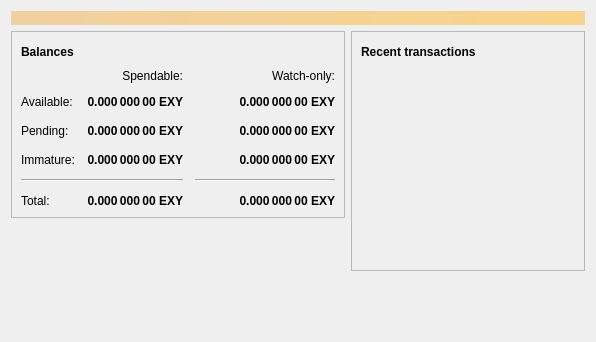
<?xml version="1.0" encoding="UTF-8"?>
<ui version="4.0">
 <class>OverviewPage</class>
 <widget class="QWidget" name="OverviewPage">
  <property name="geometry">
   <rect>
    <x>0</x>
    <y>0</y>
    <width>596</width>
    <height>342</height>
   </rect>
  </property>
  <property name="windowTitle">
   <string>Form</string>
  </property>
  <layout class="QVBoxLayout" name="topLayout">
   <item>
    <widget class="QLabel" name="labelAlerts">
     <property name="visible">
      <bool>false</bool>
     </property>
     <property name="styleSheet">
      <string notr="true">QLabel { background-color: qlineargradient(x1: 0, y1: 0, x2: 1, y2: 0, stop:0 #F0D0A0, stop:1 #F8D488); color:#000000; }</string>
     </property>
     <property name="wordWrap">
      <bool>true</bool>
     </property>
     <property name="margin">
      <number>3</number>
     </property>
     <property name="textInteractionFlags">
      <set>Qt::TextSelectableByMouse</set>
     </property>
    </widget>
   </item>
   <item>
    <layout class="QHBoxLayout" name="horizontalLayout" stretch="1,1">
     <item>
      <layout class="QVBoxLayout" name="verticalLayout_2">
       <item>
        <widget class="QFrame" name="frame">
         <property name="frameShape">
          <enum>QFrame::StyledPanel</enum>
         </property>
         <property name="frameShadow">
          <enum>QFrame::Raised</enum>
         </property>
         <layout class="QVBoxLayout" name="verticalLayout_4">
          <item>
           <layout class="QHBoxLayout" name="horizontalLayout_4">
            <item>
             <widget class="QLabel" name="label_5">
              <property name="font">
               <font>
                <weight>75</weight>
                <bold>true</bold>
               </font>
              </property>
              <property name="text">
               <string>Balances</string>
              </property>
             </widget>
            </item>
            <item>
             <widget class="QPushButton" name="labelWalletStatus">
              <property name="enabled">
               <bool>true</bool>
              </property>
              <property name="maximumSize">
               <size>
                <width>30</width>
                <height>16777215</height>
               </size>
              </property>
              <property name="toolTip">
               <string>The displayed information may be out of date. Your wallet automatically synchronizes with the strayacoin network after a connection is established, but this process has not completed yet.</string>
              </property>
              <property name="text">
               <string/>
              </property>
              <property name="icon">
               <iconset resource="../bitcoin.qrc">
                <normaloff>:/icons/warning</normaloff>
                <disabledoff>:/icons/warning</disabledoff>:/icons/warning</iconset>
              </property>
              <property name="iconSize">
               <size>
                <width>24</width>
                <height>24</height>
               </size>
              </property>
              <property name="flat">
               <bool>true</bool>
              </property>
             </widget>
            </item>
            <item>
             <spacer name="horizontalSpacer_3">
              <property name="orientation">
               <enum>Qt::Horizontal</enum>
              </property>
              <property name="sizeHint" stdset="0">
               <size>
                <width>40</width>
                <height>20</height>
               </size>
              </property>
             </spacer>
            </item>
           </layout>
          </item>
          <item>
           <layout class="QGridLayout" name="gridLayout">
            <property name="spacing">
             <number>12</number>
            </property>
            <item row="2" column="2">
             <widget class="QLabel" name="labelWatchPending">
              <property name="font">
               <font>
                <weight>75</weight>
                <bold>true</bold>
               </font>
              </property>
              <property name="cursor">
               <cursorShape>IBeamCursor</cursorShape>
              </property>
              <property name="toolTip">
               <string>Unconfirmed transactions to watch-only addresses</string>
              </property>
              <property name="text">
               <string notr="true">0.000 000 00 EXY</string>
              </property>
              <property name="alignment">
               <set>Qt::AlignRight|Qt::AlignTrailing|Qt::AlignVCenter</set>
              </property>
              <property name="textInteractionFlags">
               <set>Qt::LinksAccessibleByMouse|Qt::TextSelectableByKeyboard|Qt::TextSelectableByMouse</set>
              </property>
             </widget>
            </item>
            <item row="2" column="1">
             <widget class="QLabel" name="labelUnconfirmed">
              <property name="font">
               <font>
                <weight>75</weight>
                <bold>true</bold>
               </font>
              </property>
              <property name="cursor">
               <cursorShape>IBeamCursor</cursorShape>
              </property>
              <property name="toolTip">
               <string>Total of transactions that have yet to be confirmed, and do not yet count toward the spendable balance</string>
              </property>
              <property name="text">
               <string notr="true">0.000 000 00 EXY</string>
              </property>
              <property name="alignment">
               <set>Qt::AlignRight|Qt::AlignTrailing|Qt::AlignVCenter</set>
              </property>
              <property name="textInteractionFlags">
               <set>Qt::LinksAccessibleByMouse|Qt::TextSelectableByKeyboard|Qt::TextSelectableByMouse</set>
              </property>
             </widget>
            </item>
            <item row="3" column="2">
             <widget class="QLabel" name="labelWatchImmature">
              <property name="font">
               <font>
                <weight>75</weight>
                <bold>true</bold>
               </font>
              </property>
              <property name="cursor">
               <cursorShape>IBeamCursor</cursorShape>
              </property>
              <property name="toolTip">
               <string>Mined balance in watch-only addresses that has not yet matured</string>
              </property>
              <property name="text">
               <string notr="true">0.000 000 00 EXY</string>
              </property>
              <property name="alignment">
               <set>Qt::AlignRight|Qt::AlignTrailing|Qt::AlignVCenter</set>
              </property>
              <property name="textInteractionFlags">
               <set>Qt::LinksAccessibleByMouse|Qt::TextSelectableByKeyboard|Qt::TextSelectableByMouse</set>
              </property>
             </widget>
            </item>
            <item row="4" column="0" colspan="2">
             <widget class="Line" name="line">
              <property name="orientation">
               <enum>Qt::Horizontal</enum>
              </property>
             </widget>
            </item>
            <item row="4" column="2">
             <widget class="Line" name="lineWatchBalance">
              <property name="sizePolicy">
               <sizepolicy hsizetype="Preferred" vsizetype="Fixed">
                <horstretch>0</horstretch>
                <verstretch>0</verstretch>
               </sizepolicy>
              </property>
              <property name="minimumSize">
               <size>
                <width>140</width>
                <height>0</height>
               </size>
              </property>
              <property name="orientation">
               <enum>Qt::Horizontal</enum>
              </property>
             </widget>
            </item>
            <item row="5" column="0">
             <widget class="QLabel" name="labelTotalText">
              <property name="text">
               <string>Total:</string>
              </property>
             </widget>
            </item>
            <item row="3" column="1">
             <widget class="QLabel" name="labelImmature">
              <property name="font">
               <font>
                <weight>75</weight>
                <bold>true</bold>
               </font>
              </property>
              <property name="cursor">
               <cursorShape>IBeamCursor</cursorShape>
              </property>
              <property name="toolTip">
               <string>Mined balance that has not yet matured</string>
              </property>
              <property name="text">
               <string notr="true">0.000 000 00 EXY</string>
              </property>
              <property name="alignment">
               <set>Qt::AlignRight|Qt::AlignTrailing|Qt::AlignVCenter</set>
              </property>
              <property name="textInteractionFlags">
               <set>Qt::LinksAccessibleByMouse|Qt::TextSelectableByKeyboard|Qt::TextSelectableByMouse</set>
              </property>
             </widget>
            </item>
            <item row="2" column="3">
             <spacer name="horizontalSpacer_2">
              <property name="orientation">
               <enum>Qt::Horizontal</enum>
              </property>
              <property name="sizeHint" stdset="0">
               <size>
                <width>40</width>
                <height>20</height>
               </size>
              </property>
             </spacer>
            </item>
            <item row="3" column="0">
             <widget class="QLabel" name="labelImmatureText">
              <property name="text">
               <string>Immature:</string>
              </property>
             </widget>
            </item>
            <item row="5" column="1">
             <widget class="QLabel" name="labelTotal">
              <property name="font">
               <font>
                <weight>75</weight>
                <bold>true</bold>
               </font>
              </property>
              <property name="cursor">
               <cursorShape>IBeamCursor</cursorShape>
              </property>
              <property name="toolTip">
               <string>Your current total balance</string>
              </property>
              <property name="text">
               <string notr="true">0.000 000 00 EXY</string>
              </property>
              <property name="alignment">
               <set>Qt::AlignRight|Qt::AlignTrailing|Qt::AlignVCenter</set>
              </property>
              <property name="textInteractionFlags">
               <set>Qt::LinksAccessibleByMouse|Qt::TextSelectableByKeyboard|Qt::TextSelectableByMouse</set>
              </property>
             </widget>
            </item>
            <item row="5" column="2">
             <widget class="QLabel" name="labelWatchTotal">
              <property name="font">
               <font>
                <weight>75</weight>
                <bold>true</bold>
               </font>
              </property>
              <property name="cursor">
               <cursorShape>IBeamCursor</cursorShape>
              </property>
              <property name="toolTip">
               <string>Current total balance in watch-only addresses</string>
              </property>
              <property name="text">
               <string notr="true">0.000 000 00 EXY</string>
              </property>
              <property name="alignment">
               <set>Qt::AlignRight|Qt::AlignTrailing|Qt::AlignVCenter</set>
              </property>
              <property name="textInteractionFlags">
               <set>Qt::LinksAccessibleByMouse|Qt::TextSelectableByKeyboard|Qt::TextSelectableByMouse</set>
              </property>
             </widget>
            </item>
            <item row="0" column="2">
             <widget class="QLabel" name="labelWatchonly">
              <property name="text">
               <string>Watch-only:</string>
              </property>
              <property name="alignment">
               <set>Qt::AlignRight|Qt::AlignTrailing|Qt::AlignVCenter</set>
              </property>
             </widget>
            </item>
            <item row="1" column="0">
             <widget class="QLabel" name="labelBalanceText">
              <property name="text">
               <string>Available:</string>
              </property>
             </widget>
            </item>
            <item row="1" column="1">
             <widget class="QLabel" name="labelBalance">
              <property name="font">
               <font>
                <weight>75</weight>
                <bold>true</bold>
               </font>
              </property>
              <property name="cursor">
               <cursorShape>IBeamCursor</cursorShape>
              </property>
              <property name="toolTip">
               <string>Your current spendable balance</string>
              </property>
              <property name="text">
               <string notr="true">0.000 000 00 EXY</string>
              </property>
              <property name="alignment">
               <set>Qt::AlignRight|Qt::AlignTrailing|Qt::AlignVCenter</set>
              </property>
              <property name="textInteractionFlags">
               <set>Qt::LinksAccessibleByMouse|Qt::TextSelectableByKeyboard|Qt::TextSelectableByMouse</set>
              </property>
             </widget>
            </item>
            <item row="1" column="2">
             <widget class="QLabel" name="labelWatchAvailable">
              <property name="font">
               <font>
                <weight>75</weight>
                <bold>true</bold>
               </font>
              </property>
              <property name="cursor">
               <cursorShape>IBeamCursor</cursorShape>
              </property>
              <property name="toolTip">
               <string>Your current balance in watch-only addresses</string>
              </property>
              <property name="text">
               <string notr="true">0.000 000 00 EXY</string>
              </property>
              <property name="alignment">
               <set>Qt::AlignRight|Qt::AlignTrailing|Qt::AlignVCenter</set>
              </property>
              <property name="textInteractionFlags">
               <set>Qt::LinksAccessibleByMouse|Qt::TextSelectableByKeyboard|Qt::TextSelectableByMouse</set>
              </property>
             </widget>
            </item>
            <item row="2" column="0">
             <widget class="QLabel" name="labelPendingText">
              <property name="text">
               <string>Pending:</string>
              </property>
             </widget>
            </item>
            <item row="0" column="1">
             <widget class="QLabel" name="labelSpendable">
              <property name="text">
               <string>Spendable:</string>
              </property>
              <property name="alignment">
               <set>Qt::AlignRight|Qt::AlignTrailing|Qt::AlignVCenter</set>
              </property>
             </widget>
            </item>
           </layout>
          </item>
         </layout>
        </widget>
       </item>
       <item>
        <spacer name="verticalSpacer">
         <property name="orientation">
          <enum>Qt::Vertical</enum>
         </property>
         <property name="sizeHint" stdset="0">
          <size>
           <width>20</width>
           <height>40</height>
          </size>
         </property>
        </spacer>
       </item>
      </layout>
     </item>
     <item>
      <layout class="QVBoxLayout" name="verticalLayout_3">
       <item>
        <widget class="QFrame" name="frame_2">
         <property name="frameShape">
          <enum>QFrame::StyledPanel</enum>
         </property>
         <property name="frameShadow">
          <enum>QFrame::Raised</enum>
         </property>
         <layout class="QVBoxLayout" name="verticalLayout">
          <item>
           <layout class="QHBoxLayout" name="horizontalLayout_2">
            <item>
             <widget class="QLabel" name="label_4">
              <property name="font">
               <font>
                <weight>75</weight>
                <bold>true</bold>
               </font>
              </property>
              <property name="text">
               <string>Recent transactions</string>
              </property>
             </widget>
            </item>
            <item>
             <widget class="QPushButton" name="labelTransactionsStatus">
              <property name="enabled">
               <bool>true</bool>
              </property>
              <property name="maximumSize">
               <size>
                <width>30</width>
                <height>16777215</height>
               </size>
              </property>
              <property name="toolTip">
               <string>The displayed information may be out of date. Your wallet automatically synchronizes with the strayacoin network after a connection is established, but this process has not completed yet.</string>
              </property>
              <property name="text">
               <string/>
              </property>
              <property name="icon">
               <iconset resource="../bitcoin.qrc">
                <normaloff>:/icons/warning</normaloff>
                <disabledoff>:/icons/warning</disabledoff>:/icons/warning</iconset>
              </property>
              <property name="iconSize">
               <size>
                <width>24</width>
                <height>24</height>
               </size>
              </property>
              <property name="flat">
               <bool>true</bool>
              </property>
             </widget>
            </item>
            <item>
             <spacer name="horizontalSpacer">
              <property name="orientation">
               <enum>Qt::Horizontal</enum>
              </property>
              <property name="sizeHint" stdset="0">
               <size>
                <width>40</width>
                <height>20</height>
               </size>
              </property>
             </spacer>
            </item>
           </layout>
          </item>
          <item>
           <widget class="QListView" name="listTransactions">
            <property name="styleSheet">
             <string notr="true">QListView { background: transparent; }</string>
            </property>
            <property name="frameShape">
             <enum>QFrame::NoFrame</enum>
            </property>
            <property name="verticalScrollBarPolicy">
             <enum>Qt::ScrollBarAlwaysOff</enum>
            </property>
            <property name="horizontalScrollBarPolicy">
             <enum>Qt::ScrollBarAlwaysOff</enum>
            </property>
            <property name="selectionMode">
             <enum>QAbstractItemView::NoSelection</enum>
            </property>
           </widget>
          </item>
         </layout>
        </widget>
       </item>
       <item>
        <spacer name="verticalSpacer_2">
         <property name="orientation">
          <enum>Qt::Vertical</enum>
         </property>
         <property name="sizeHint" stdset="0">
          <size>
           <width>20</width>
           <height>40</height>
          </size>
         </property>
        </spacer>
       </item>
      </layout>
     </item>
    </layout>
   </item>
  </layout>
 </widget>
 <resources/>
 <connections/>
</ui>
